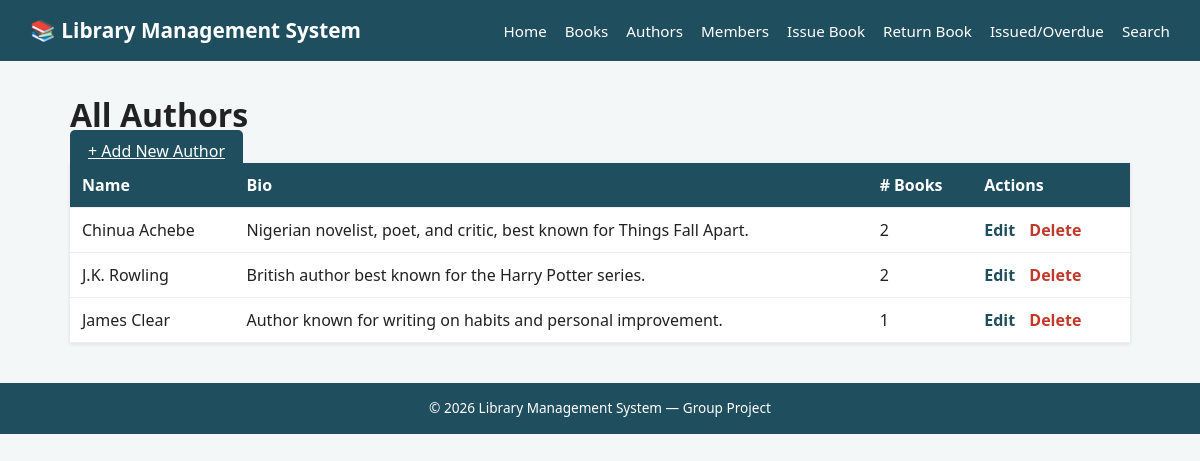
/authors/view.php, run on the app's committed database.
### tables this page shows
CREATE TABLE authors (
    author_id INT AUTO_INCREMENT PRIMARY KEY,
    first_name VARCHAR(50) NOT NULL,
    last_name VARCHAR(50) NOT NULL,
    bio TEXT
);

### authors/view.php (the view, shortened to what this page needs)
<?php
require_once '../config/db.php';
include '../includes/header.php';
$result = $conn->query("
    SELECT authors.*, COUNT(books.book_id) AS book_count
    FROM authors
    LEFT JOIN books ON books.author_id = authors.author_id
    GROUP BY authors.author_id
    ORDER BY authors.first_name
");
?>
<h1>All Authors</h1>
<p><a href="add.php" class="btn">+ Add New Author</a></p>
<table>
    <tr>
        <th>Name</th>
        <th>Bio</th>
        <th># Books</th>
        <th>Actions</th>
    </tr>
    <?php if ($result->num_rows > 0): ?>
        <?php while ($row = $result->fetch_assoc()): ?>
        <tr>
            <td><?php echo htmlspecialchars($row['first_name'] . ' ' . $row['last_name']); ?></td>
            <td><?php echo htmlspecialchars(mb_strimwidth($row['bio'] ?? '', 0, 80, '...')) ?: '—'; ?></td>
            <td><?php echo (int)$row['book_count']; ?></td>
            <td class="actions">
                <a href="edit.php?id=<?php echo (int)$row['author_id']; ?>">Edit</a>
                <a href="delete.php?id=<?php echo (int)$row['author_id']; ?>"
                   class="delete-link"
                   onclick="return confirm('Delete this author? Their books will remain but show no author.');">Delete</a>
            </td>
        </tr>
        <?php endwhile; ?>
    <?php else: ?>
        <tr><td colspan="4">No authors found.</td></tr>
    <?php endif; ?>
</table>
<?php
include '../includes/footer.php';
?>

### assets/css/style.css (style rules this page uses)
* { margin: 0; padding: 0; box-sizing: border-box; }
body { font-family: 'Segoe UI', Arial, sans-serif; background-color: #f4f7f8; color: #222; line-height: 1.5; }
button, .btn { margin-top: 18px; background-color: #1f4e5f; color: #fff; border: none; padding: 10px 18px; border-radius: 5px; cursor: pointer; font-size: 1rem; }
table { width: 100%; border-collapse: collapse; background: #fff; box-shadow: 0 1px 4px rgba(0,0,0,0.1); }
table th, table td { padding: 10px 12px; text-align: left; border-bottom: 1px solid #eee; }
table th { background-color: #1f4e5f; color: #fff; }
.actions a { margin-right: 10px; color: #1f4e5f; font-weight: 600; text-decoration: none; }
.actions a.delete-link { color: #c0392b; }

### data on the page
authors: first_name+last_name "Chinua Achebe", bio "Nigerian novelist, poet, and critic, best known for Things Fall Apart.", book_count "2"
authors: first_name+last_name "J.K. Rowling", bio "British author best known for the Harry Potter series.", book_count "2"
authors: first_name+last_name "James Clear", bio "Author known for writing on habits and personal improvement.", book_count "1"
